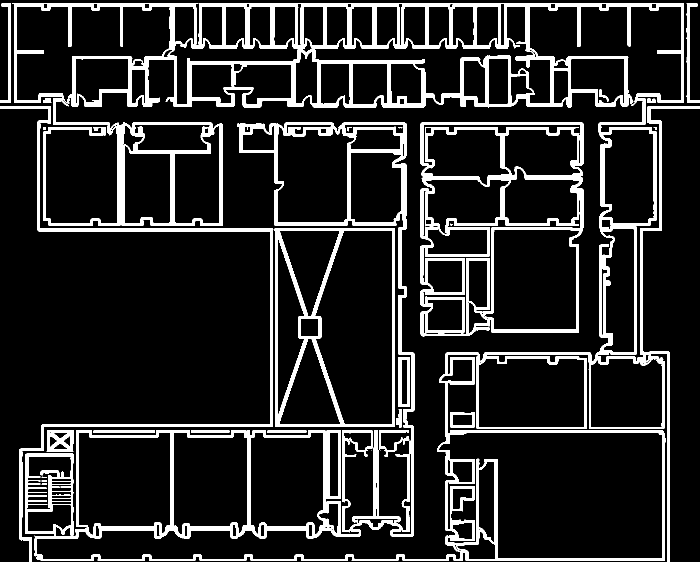
#> input picture webserver/floorplan_bw.png, 1399 x 1124 px (shown at 1/2 size)
$ python astarAndMap.py
#> lines starting #> are read from the running program, lines starting #| are printed output that depends on the picture; after the words box and inside, x2 and y2 are one past the last pixel; in counts of white or black regions, pixels touching at a corner belong together
import heapq
import cv2
import numpy as np
img = cv2.imread("floorplan_bw.png", cv2.IMREAD_GRAYSCALE)
#> img: shape (1124, 1399); 13.9% white; 32 white regions (4 under 20 px), largest, box (x1, y1, x2, y2) and area: (24, 7, 1399, 1124) 143776, (841, 244, 1167, 673) 27211, (549, 457, 790, 854) 12646

scale = 0.5


img_small = cv2.resize(
    img,
    None,
    fx=scale,
    fy=scale,
    interpolation=cv2.INTER_NEAREST
)
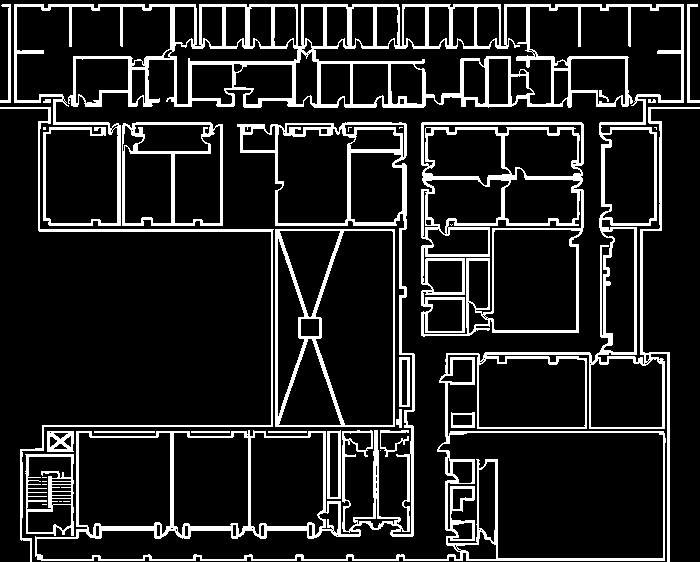
#> img_small: shape (562, 700); 14% white; 32 white regions (12 under 20 px), largest, box (x1, y1, x2, y2) and area: (14, 4, 700, 562) 36595, (421, 122, 584, 337) 7027, (275, 229, 395, 427) 3036

#converts coloration of pixel to white or black
# Convert to binary:
# black floor/open space = 1
# white walls = 0
val, binary = cv2.threshold(img_small, 127, 255, cv2.THRESH_BINARY)

#boolean arrays
walkable = binary == 0   # black pixels
walls = binary == 255    # white pixels

ft_per_pixel = 8 / 39
meters_per_pixel = ft_per_pixel * 0.3048
pixels_per_ft = 1 / ft_per_pixel

clearance_ft = 1.5
clearance_px = int((clearance_ft / ft_per_pixel) * scale)

kernel = np.ones((clearance_px, clearance_px), np.uint8)

walls_uint8 = walls.astype(np.uint8)
inflated_walls = cv2.dilate(walls_uint8, kernel, iterations=1)
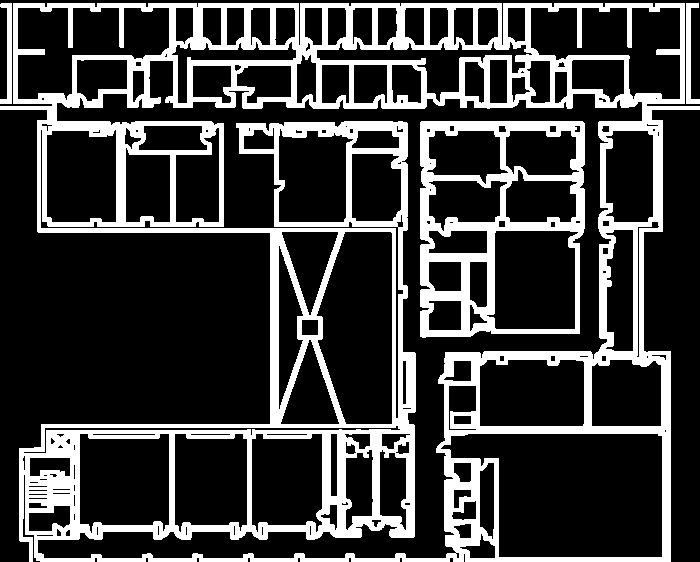
#> inflated_walls: shape (562, 700); values 0 (black) and 1 (white), 23.7% white; 4 white regions, box (x1, y1, x2, y2) and area: (0, 3, 700, 562) 80435, (420, 121, 585, 338) 11686, (686, 3, 700, 104) 590, (0, 3, 12, 104) 573

#boolean array with True False values
walkable_safe = inflated_walls == 0

# Distance from every free pixel to nearest wall
dist_to_wall = cv2.distanceTransform(
    walkable_safe.astype(np.uint8),
    cv2.DIST_L2,
    5
)
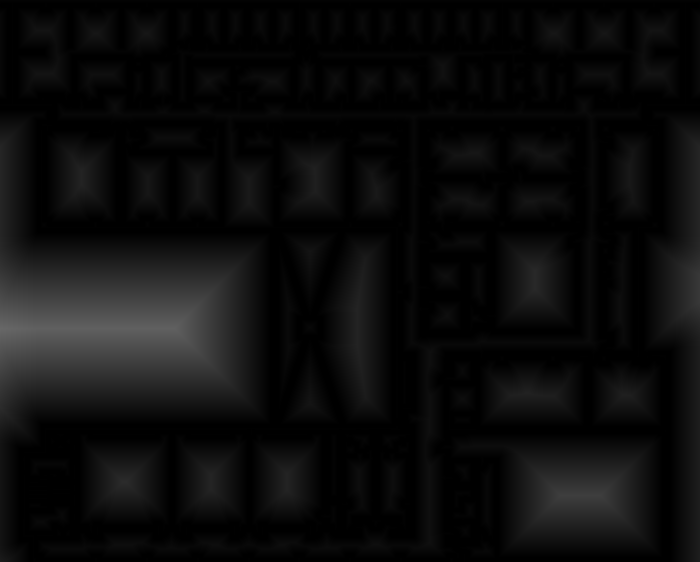
#> dist_to_wall: shape (562, 700) float32; min 0, max 103.5, mean 12.3

dist_to_wall = dist_to_wall.astype(np.float32)

# Avoid divide-by-zero
dist_to_wall[dist_to_wall < 1.0] = 1.0

import math

# [10 lines left out: function movement_cost, not called in this run]


nodes = {
    "3080": (962, 690),
    "3082": (1186, 700),

    "3001": (836, 616),
    "3003": (834, 572),
    "3005": (831, 481),

    "3075": (833, 367),
    "3077": (830, 335),
    "3071": (1172, 340),
    "3073": (1173, 370),
    "3070": (1192, 276),
    "3072": (1187, 686),

    "3007": (753, 1069),
    "3009": (753, 1069),

    "3013": (635, 1085),
    "3015": (485, 1084),
    "3017": (331, 1086),

    "3032": (809, 224),
    "3034": (759, 227),
    "3036": (681, 222),
    "3021": (616, 223),

    "3025": (476, 205),
    "3027": (476, 205),

    "3038": (126, 222),
    "3026": (222, 228),
    "3024": (257, 232),
    "3022": (431, 232),
    "3018": (534, 234),
    "3016": (563, 230),
    "3014": (819, 320),
    "3030": (875, 217),
    "3051": (1130, 223),
}

nodes_small = {
    k: (
        int(v[0] * scale),
        int(v[1] * scale)
    )
    for k, v in nodes.items()
}
maze = [
    'x','0','0','x','x','x','x','x','x','x','x',
    '0','0','0','0','x','x','0','x','x','0','x',
    '0','x','0','0','0','x','x','x','0','0','x',
    '0','x','0','x','0','x','x','x','x','0','x',
    '0','x','0','0','0','x','0','x','0','0','0',
    '0','x','0','x','x','x','x','x','x','x','0',
    '0','x','x','0','0','x','0','0','0','x','x',
    '0','0','x','x','0','x','0','x','0','x','0',
    '0','0','x','0','0','x','0','x','x','x','0',
    'x','x','x','x','0','x','0','x','0','0','0',
    'x','x','x','x','0','x','x','x','x','x','x',
    '0','0','0','0','0','0','0','x','0','0','0',
    '0','x','x','0','0','0','0','0','x','0','x',
    '0','0','0','x','0','0','x','0','0','0','0',
    '0','x','0','x','x','0','x','0','0','x','0',
    '0','0','0','0','0','0','x','0','x','x','0',
]

#Manhattan distance, far current cell from goal
def heuristic(row_curr, col_curr, row_goal, col_goal):
    return np.hypot(row_goal - row_curr, col_goal - col_curr)

#inside bounds and not a barrier
# [158 lines left out: functions can_travel, get_neighbors, astar, reconstruct_path, filter_waypoints, path_Astar, not called in this run]


def main():
    while True:
        print("------------------------------")
        print("Menu:")
        print("Rooms:", list(nodes.keys()))
        print("8 - find path between two rooms")
        print("9 - exit")
        print("------------------------------")

        choice = int(input())

        if choice == 8:
            start = input("Enter start room number: ").strip()
            end   = input("Enter end room number: ").strip()
            path = path_Astar(start, end)
            if path:
                print(f"Path found: {len(path)} steps")
                print(f"Start pixel: {path[-1]}  ->  End pixel: {path[0]}")
            else:
                print("No path found.")

        elif choice == 9:
            break

        else:
            print("Invalid choice!")
#> this loop made 7 passes; the answer given on pass 1: 1


if __name__ == "__main__":
#> (the run stopped early here; a loop or call above may not have finished)
